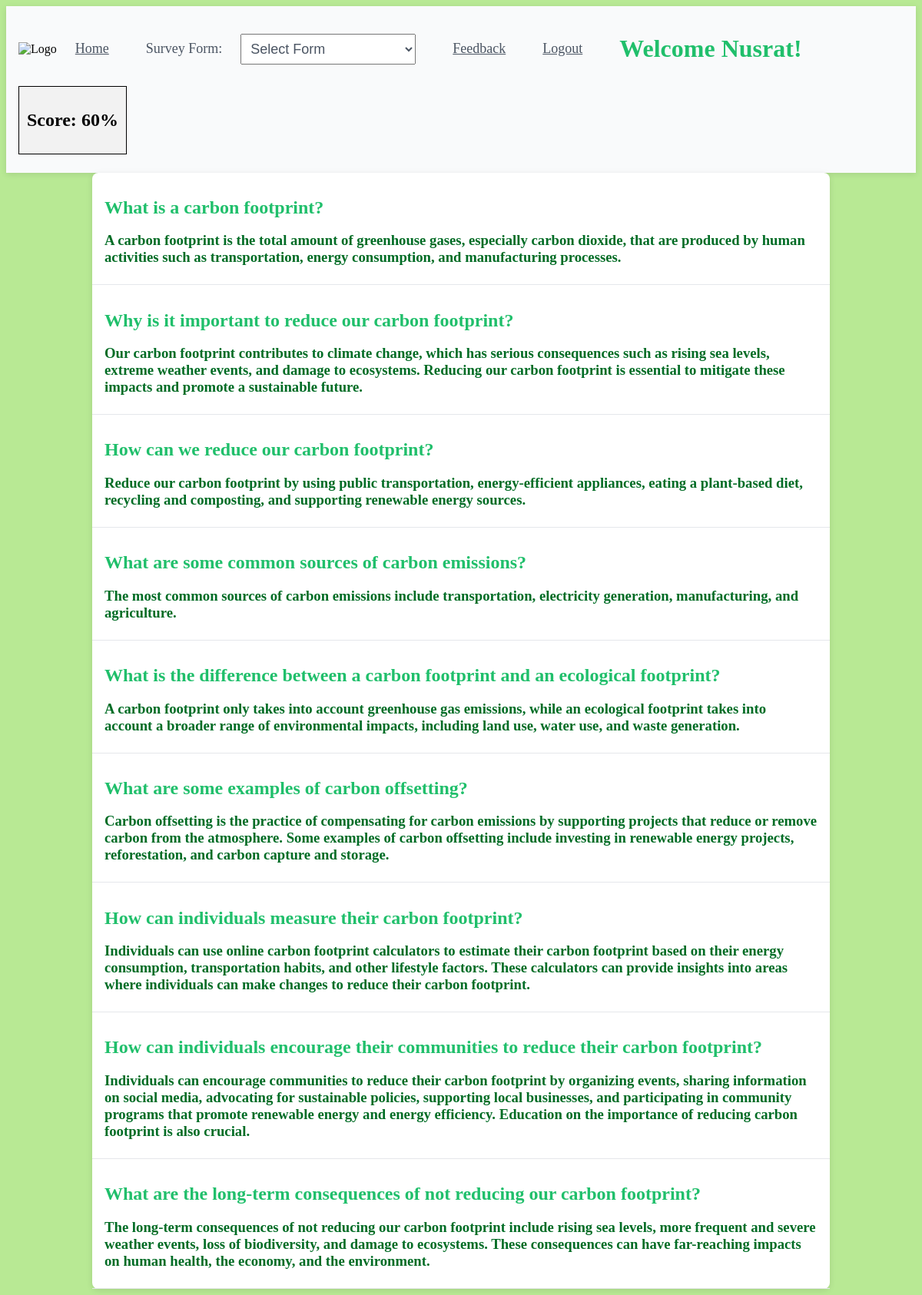
The page /home/ (signed in) on the database its author committed.
### base/models.py (models this page shows)
class HomeQuestions(models.Model):
    id = models.CharField(primary_key=True, editable=True, max_length=3)
    question = models.CharField(max_length=200)
    answer = models.CharField(max_length=500)
    updated = models.DateTimeField(auto_now=True)
    created = models.DateTimeField(auto_now_add=True)

### base/views.py (the view)
# urls.py: 2. Add a URL to urlpatterns:  path('', views.home, name='home')
@login_required(login_url='login')
def home(request):
    rooms = Room.objects.all()
    homeQuestions = HomeQuestions.objects.all()
    custom_user = CustomUser.objects.get(id=request.user.id)
    mark = custom_user.mark
    username = request.user.username.capitalize()
    context = {'username': username,'rooms':rooms, 'homeQuestions':homeQuestions, 'mark': mark}
    return render(request, 'home.html', context)

### templates/home.html (shortened to what this page needs)
{% extends 'base.html' %}
{% block content %}
  <div style="max-width: 60rem; margin: auto; background-color: white; border-radius: 0.5rem; box-shadow: 0px 2px 8px rgba(0, 0, 0, 0.1);">
    <div id="accordion-flush" data-accordion="collapse">
      {% for question in homeQuestions %}
      <div id="accordion-flush-body-{{question.id}}" style="padding: 1rem; border-bottom: 1px solid #E5E7EB;">
        <h1 style="font-size: 1.5rem; font-weight: bold; margin-bottom: 1rem; color: #20bf6b;">{{question.question}}</h1>
        <h3 style="margin-bottom: 0.5rem; color: #016c25;">{{question.answer}}</h3>
      </div>
      {% endfor %}
    </div>
  </div>
{% endblock %}

### templates/base.html (shortened to what this page needs)
<!DOCTYPE html>
<html lang="en">
<head>
</head>
<body>
    {% include 'header.html' %}
    <span>
        {% block content %}
        {% endblock%}
    </span>
</body>
</html>

### templates/header.html (shortened to what this page needs)
<header style="background-color: #F9FAFB; box-shadow: 0px 2px 8px rgba(0, 0, 0, 0.1); padding: 1rem;">
  <div>
    <ul class="menu flex items-center">
      <li class="logo">
        <img src="https://xeero.io/wp-content/uploads/2022/05/Group-443.png" alt="Logo" style="max-height: 4rem;">
      </li>
      <li><a href="{% url 'home'%}"
          style="color: #4B5563; font-size: 1.125rem; font-weight: 500; margin-right: 1.5rem;">Home</a></li>
      <li>
        <form style="display: flex; align-items: center;">
          <label for="dropdown"
            style="color: #4B5563; font-size: 1.125rem; font-weight: 500; margin-right: 1.5rem;">Survey Form:</label>
          <div class="relative">
            <select
              onchange="this.options[this.selectedIndex].value && (window.location = this.options[this.selectedIndex].value);"
              style="color: #4B5563; font-size: 1.125rem; font-weight: 500; margin-right: 1.5rem; padding: 0.5rem;">
              <option value="">Select Form</option>
            </select>
          </div>
        </form>
      </li>
      <li><a href="{% url 'survey'%}"
          style="color: #4B5563; font-size: 1.125rem; font-weight: 500; margin-right: 1.5rem;">Feedback</a>
      </li>
      {% if user.is_authenticated %}
      <li style="float: right;"><a href="{% url 'logout' %}"
          style="color: #4B5563; font-size: 1.125rem; font-weight: 500; margin-right: 1.5rem;">Logout</a></li>
      {% else %}
      <li style="float: right;"><a href="{% url 'login' %}"
          style="color: #4B5563; font-size: 1.125rem; font-weight: 500; margin-right: 1.5rem;">Login</a></li>
      {% endif %}
      <li>
        <h1 style="color: #20bf6b">Welcome {{username}}!</h1>
      </li>
      <li>
        {% if mark > 0 %}
        <div class="score" style="border: 1px solid black; padding: 10px; background-color: #f2f2f2; transition: background-color 0.3s;">
          <h2>Score: {{ mark }}%</h2>
        </div>
        {% endif %}
      </li>
    </ul>
  </div>
</header>

### templates/base.html (style rules this page uses)
body { background-color: #b8e994; }

### templates/header.html (style rules this page uses)
header { display: flex; justify-content: space-between; align-items: center; background-color: #F9FAFB; box-shadow: 0px 2px 8px rgba(0, 0, 0, 0.1); padding: 1rem; }
.menu { display: flex; flex-wrap: wrap; align-items: center; list-style-type: none; margin: 0; padding: 0; }
.menu li { margin-right: 1.5rem; margin-bottom: 0.5rem; }
.menu li:last-child { margin-right: 0; }

### rows shown on the page
HomeQuestions: question "What is a carbon footprint?", answer "A carbon footprint is the total amount of greenhouse gases, especially carbon dioxide, that are produced by human activities such as transportation, energy consumption, and manufacturing processes."
HomeQuestions: question "Why is it important to reduce our carbon footprint?", answer "Our carbon footprint contributes to climate change, which has serious consequences such as rising sea levels, extreme weather events, and damage to ecosystems. Reducing our carbon footprint is essential to mitigate these impacts and promote a sustainable future."
HomeQuestions: question "How can we reduce our carbon footprint?", answer "Reduce our carbon footprint by using public transportation, energy-efficient appliances, eating a plant-based diet, recycling and composting, and supporting renewable energy sources."
HomeQuestions: question "What are some common sources of carbon emissions?", answer "The most common sources of carbon emissions include transportation, electricity generation, manufacturing, and agriculture."
HomeQuestions: question "What is the difference between a carbon footprint and an ecological footprint?", answer "A carbon footprint only takes into account greenhouse gas emissions, while an ecological footprint takes into account a broader range of environmental impacts, including land use, water use, and waste generation."
HomeQuestions: question "What are some examples of carbon offsetting?", answer "Carbon offsetting is the practice of compensating for carbon emissions by supporting projects that reduce or remove carbon from the atmosphere. Some examples of carbon offsetting include investing in renewable energy projects, reforestation, and carbon capture and storage."
HomeQuestions: question "How can individuals measure their carbon footprint?", answer "Individuals can use online carbon footprint calculators to estimate their carbon footprint based on their energy consumption, transportation habits, and other lifestyle factors. These calculators can provide insights into areas where individuals can make changes to reduce their carbon footprint."
HomeQuestions: question "How can individuals encourage their communities to reduce their carbon footprint?", answer "Individuals can encourage communities to reduce their carbon footprint by organizing events, sharing information on social media, advocating for sustainable policies, supporting local businesses, and participating in community programs that promote renewable energy and energy efficiency. Education on the importance of reducing carbon footprint is also crucial."
HomeQuestions: question "What are the long-term consequences of not reducing our carbon footprint?", answer "The long-term consequences of not reducing our carbon footprint include rising sea levels, more frequent and severe weather events, loss of biodiversity, and damage to ecosystems. These consequences can have far-reaching impacts on human health, the economy, and the environment."

### other values the page prints
{{ username }} "Nusrat"
{{ mark }} "60"
